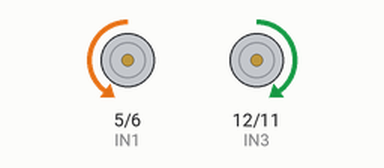
This sketch was run on a simulated Arduino Uno, built with avr-gcc and run on an emulated ATmega328P. Shown: motor-driver pin pairs drawn as motors (green arrow = first pin HIGH = forward, orange = second pin HIGH = backward, longer = more drive, scaled by the enable pin).

Above: at 1.0 s.
At 3.0 s:
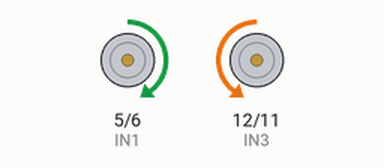
At 5.0 s:
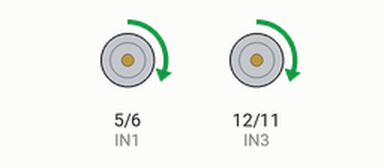
At 9.0 s:
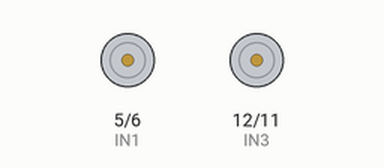
Timing chart, 0 to 13.0 s (numbered marks = the images above):
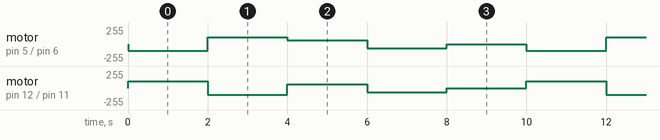

The sketch:

92-motor-driver-kornjaca.ino
```cpp
// robot kornjača https://app.luminpdf.com/viewer/605c4c35e06c1a0012c2dd96
int ENA = 3; // ljubičasti (PWM speed regulation)
int IN1 = 5; // plavi
int IN2 = 6; // zeleni

// desetka ne radi
int ENB = 9;  // narandžasti (PWM speed regulation)
int IN3 = 12; // sivi
int IN4 = 11; // beli

void setup()
{
  pinMode(IN1, OUTPUT);
  pinMode(IN2, OUTPUT);
  pinMode(ENA, OUTPUT);
  pinMode(IN3, OUTPUT);
  pinMode(IN4, OUTPUT);
  pinMode(ENB, OUTPUT);
}

void loop()
{
  // going straight
  analogWrite(ENA, 100); // input analog value to set the speed
  analogWrite(ENB, 100);
  digitalWrite(IN1, LOW); // make the DC motor turn(left) clockwise
  digitalWrite(IN2, HIGH);
  digitalWrite(IN3, HIGH);
  digitalWrite(IN4, LOW); // make the DC motor turn(right) anti-clockwise
  delay(2000);
  // going backwards
  analogWrite(ENA, 100); // input analog value to set the speed
  analogWrite(ENB, 100);
  digitalWrite(IN4, HIGH); // make the DC motor turn(right) clockwise
  digitalWrite(IN3, LOW);
  digitalWrite(IN1, HIGH); //make the DC motor turn(left) anti-clockwise
  digitalWrite(IN2, LOW);
  delay(2000);
  // turning left
  analogWrite(ENA, 60); // input analog value to set the speed
  analogWrite(ENB, 60);
  digitalWrite(IN4, LOW); // make the DC motor turn(right) anti-clockwise
  digitalWrite(IN3, HIGH);
  digitalWrite(IN1, HIGH); //make the DC motor turn(left) anti-clockwise
  digitalWrite(IN2, LOW);
  delay(2000);
  // turning right
  analogWrite(ENA, 60); //input analog value to set the speed
  analogWrite(ENB, 60);
  digitalWrite(IN4, HIGH); //make the DC motor turn(right) clockwise
  digitalWrite(IN3, LOW);
  digitalWrite(IN1, LOW); //make the DC motor turn(left) clockwise
  digitalWrite(IN2, HIGH);
  delay(2000);
  // braking
  digitalWrite(IN4, HIGH); // make the DC motor brake(right)
  digitalWrite(IN3, HIGH);
  digitalWrite(IN1, HIGH); //make the DC motor brake(left)
  digitalWrite(IN2, HIGH);
  delay(2000);
}
```

Measured:
- by itself, motor on pin 5 (IN1) / pin 6 (IN2): repeats every 10.0 s: forward 100/255 2.0 s, forward 60/255 2.0 s, backward 60/255 2.0 s, stopped 2.0 s, backward 100/255 2.0 s
- by itself, motor on pin 12 (IN3) / pin 11 (IN4): repeats every 10.0 s: backward 100/255 2.0 s, forward 60/255 2.0 s, backward 60/255 2.0 s, stopped 2.0 s, forward 100/255 2.0 s
